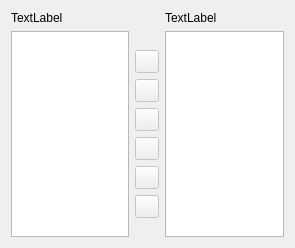
<?xml version="1.0" encoding="UTF-8"?>
<ui version="4.0">
 <class>DoubleListWidgetForm</class>
 <widget class="QWidget" name="DoubleListWidgetForm">
  <property name="geometry">
   <rect>
    <x>0</x>
    <y>0</y>
    <width>295</width>
    <height>248</height>
   </rect>
  </property>
  <property name="windowTitle">
   <string>Form</string>
  </property>
  <layout class="QGridLayout" name="gridLayout_5">
   <item row="0" column="0">
    <layout class="QGridLayout" name="gridLayout_4">
     <item row="0" column="0">
      <layout class="QGridLayout" name="gridLayout">
       <item row="0" column="0">
        <widget class="QLabel" name="m_leftItemsLabel">
         <property name="text">
          <string>TextLabel</string>
         </property>
        </widget>
       </item>
       <item row="1" column="0">
        <widget class="QListWidget" name="m_leftListWidget"/>
       </item>
      </layout>
     </item>
     <item row="0" column="1">
      <layout class="QGridLayout" name="gridLayout_3">
       <item row="0" column="0">
        <widget class="QLabel" name="label">
         <property name="text">
          <string/>
         </property>
        </widget>
       </item>
       <item row="1" column="0">
        <layout class="QVBoxLayout" name="verticalLayout" stretch="1,0,0,0,0,0,0,1">
         <item>
          <spacer name="verticalSpacer">
           <property name="orientation">
            <enum>Qt::Vertical</enum>
           </property>
           <property name="sizeHint" stdset="0">
            <size>
             <width>20</width>
             <height>40</height>
            </size>
           </property>
          </spacer>
         </item>
         <item>
          <widget class="QToolButton" name="m_addToolButton">
           <property name="enabled">
            <bool>false</bool>
           </property>
           <property name="toolTip">
            <string/>
           </property>
           <property name="text">
            <string/>
           </property>
          </widget>
         </item>
         <item>
          <widget class="QToolButton" name="m_addAllToolButton">
           <property name="enabled">
            <bool>false</bool>
           </property>
           <property name="text">
            <string/>
           </property>
          </widget>
         </item>
         <item>
          <widget class="QToolButton" name="m_removeToolButton">
           <property name="enabled">
            <bool>false</bool>
           </property>
           <property name="text">
            <string/>
           </property>
          </widget>
         </item>
         <item>
          <widget class="QToolButton" name="m_removeAllToolButton">
           <property name="enabled">
            <bool>false</bool>
           </property>
           <property name="text">
            <string/>
           </property>
          </widget>
         </item>
         <item>
          <widget class="QToolButton" name="m_upToolButton">
           <property name="enabled">
            <bool>false</bool>
           </property>
           <property name="text">
            <string/>
           </property>
          </widget>
         </item>
         <item>
          <widget class="QToolButton" name="m_downToolButton">
           <property name="enabled">
            <bool>false</bool>
           </property>
           <property name="text">
            <string/>
           </property>
          </widget>
         </item>
         <item>
          <spacer name="verticalSpacer_2">
           <property name="orientation">
            <enum>Qt::Vertical</enum>
           </property>
           <property name="sizeHint" stdset="0">
            <size>
             <width>20</width>
             <height>40</height>
            </size>
           </property>
          </spacer>
         </item>
        </layout>
       </item>
      </layout>
     </item>
     <item row="0" column="2">
      <layout class="QGridLayout" name="gridLayout_2">
       <item row="0" column="0">
        <widget class="QLabel" name="m_rightItemsLabel">
         <property name="text">
          <string>TextLabel</string>
         </property>
        </widget>
       </item>
       <item row="1" column="0">
        <widget class="QListWidget" name="m_rightListWidget"/>
       </item>
      </layout>
     </item>
    </layout>
   </item>
  </layout>
 </widget>
 <tabstops>
  <tabstop>m_leftListWidget</tabstop>
  <tabstop>m_addToolButton</tabstop>
  <tabstop>m_addAllToolButton</tabstop>
  <tabstop>m_removeToolButton</tabstop>
  <tabstop>m_removeAllToolButton</tabstop>
  <tabstop>m_rightListWidget</tabstop>
 </tabstops>
 <resources/>
 <connections/>
</ui>
